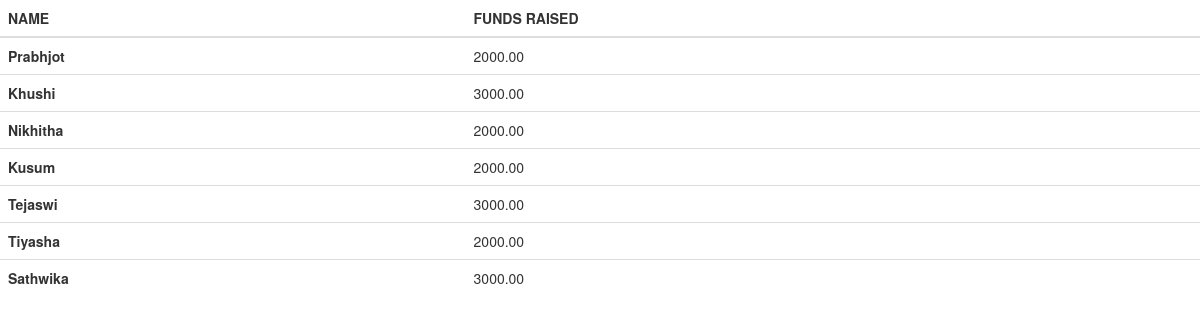
The page /alumni/ on the database its author committed.
### alumni/models.py (models this page shows)
class Alumni(models.Model):
    name=models.CharField(max_length=100)
    funds_raised=models.DecimalField(max_digits=10 ,decimal_places=2)
    def __str__(self):
        return self.name

### alumni/views.py (the view)
# urls.py: path('', views.alumni, name='alumni'),
def alumni(request):
    alum=Alumni.objects.all()
    context = {
        'alums': alum,
    }
    return render(request, 'alumnitable.html' ,context)

### templates/alumnitable.html (shortened to what this page needs)
<!DOCTYPE html>
<html lang="en">
<head>
    <link rel="stylesheet" href="https://maxcdn.bootstrapcdn.com/bootstrap/3.4.1/css/bootstrap.min.css">
</head>
<body>
    <table class="table" style="margin-left: auto ; margin-right: auto">
        <thead>
          <tr>
            <th scope="col">NAME</th>
            <th scope="col">FUNDS RAISED</th>
          </tr>
        </thead>
        <tbody>
            {% for i in alums %}
          <tr>
            <th scope="row">{{i}}</th>
            <td>{{i.funds_raised}}</td>
          </tr>
            {% endfor %}
        </tbody>
      </table>
</body>
</html>

### rows shown on the page
Alumni: name "Prabhjot", funds_raised "2000.00"
Alumni: name "Khushi", funds_raised "3000.00"
Alumni: name "Nikhitha", funds_raised "2000.00"
Alumni: name "Kusum", funds_raised "2000.00"
Alumni: name "Tejaswi", funds_raised "3000.00"
Alumni: name "Tiyasha", funds_raised "2000.00"
Alumni: name "Sathwika", funds_raised "3000.00"
